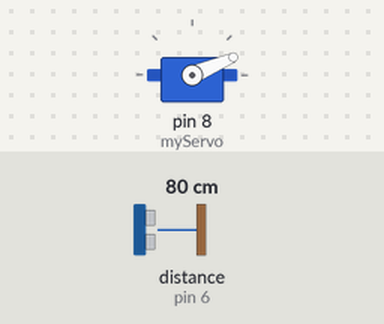
Recording of a sketch running on a simulated Arduino Uno, built with avr-gcc and run on an emulated ATmega328P. Shown: servo. Wiring (inferred from the names in the program): ultrasonic range finder: trigger pin 7; echo pin 6. The test bench sets the inputs (shaded band); at power-on: distance to the obstacle (sensor on pin 6) 80 cm. The echo pulse lasts 58.3 µs per cm; what the sketch prints to the serial monitor is not drawn.

Above: at 1.29 s.
1.3 s: distance to the obstacle (sensor on pin 6) set to 2 cm
At 2.15 s:
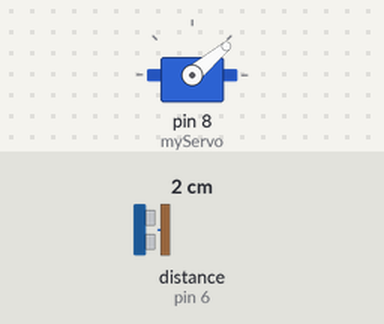
4.3 s: distance to the obstacle (sensor on pin 6) set to 60 cm
At 10.2 s:
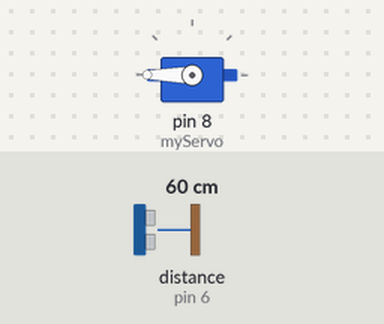
Timing chart, 0 to 16.3 s (numbered marks = the images above; inputs shaded):
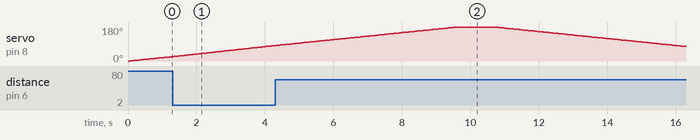

The sketch:

radar01.ino
```cpp
#include<Servo.h>   //Servo related code library
Servo myServo;
int trigPin = 7;       //Trigger pin
int echoPin = 6;       //Echo response pin


void setup() {
  pinMode(trigPin, OUTPUT);
  pinMode(echoPin, INPUT);
  Serial.begin(9600);
  myServo.attach(8);
  myServo.write(0);       //Starting position as 0 angle
}

void loop() {
  int distance;
  for (int i=0; i<=180; i++) {
      digitalWrite(trigPin, HIGH);
      digitalWrite(trigPin, LOW);
      distance = pulseIn(echoPin, HIGH) / 50;
      Serial.print(i);
      Serial.print(":");
      Serial.print(distance);
      Serial.print(";");
      myServo.write(i);     //Sweep 0 to 180
      delay(50);
  }
  delay(1000);      //One second delay at end of movement
  for (int i=180; i>=0; i--) {
      digitalWrite(trigPin, HIGH);
      digitalWrite(trigPin, LOW);
      distance = pulseIn(echoPin, HIGH) / 50;
      Serial.print(i);
      Serial.print(":");
      Serial.print(distance);
      Serial.print(";");
      myServo.write(i);     //Sweep 0 to 180
      delay(50);
  }
  delay(1000);    //One second delay at end of movement
}
```

Measured:
- by itself, servo on pin 8 (myServo): rises from 82° to 180° in 5.3 s, then falls to 77° in 6.7 s
